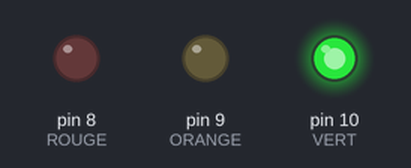
A sketch run on a simulated Arduino Uno, built with avr-gcc and run on an emulated ATmega328P. Parts: output pins drawn as LEDs (lit = HIGH).

Above: at 1.5 s.
At 3.5 s:
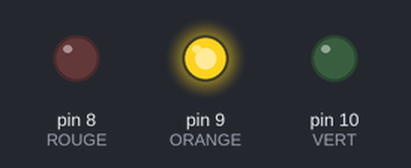
At 5.5 s:
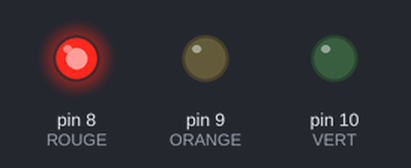
Timing chart, 0 to 9.1 s (numbered marks = the images above):
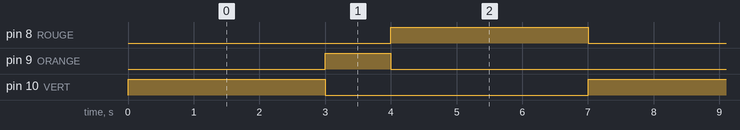

Measured:
- by itself, pin 8 (ROUGE), pin 10 (VERT): alternates HIGH for 3.0 s and LOW for 4.0 s
- by itself, pin 9 (ORANGE): alternates HIGH for 1.0 s and LOW for 6.0 s
- by itself, everything shown: repeats every 7.0 s, in 3 steps

The sketch:

09-projets.ino
```cpp
// GOMA PRO Devs — Arduino 09 — Projet feu tricolore
const int ROUGE = 8;
const int ORANGE = 9;
const int VERT = 10;
const int BOUTON = 2;

void setup() {
  pinMode(ROUGE, OUTPUT);
  pinMode(ORANGE, OUTPUT);
  pinMode(VERT, OUTPUT);
  pinMode(BOUTON, INPUT_PULLUP);
}

void eteindreTout() {
  digitalWrite(ROUGE, LOW);
  digitalWrite(ORANGE, LOW);
  digitalWrite(VERT, LOW);
}

void loop() {
  eteindreTout();
  digitalWrite(VERT, HIGH);
  delay(3000);

  eteindreTout();
  digitalWrite(ORANGE, HIGH);
  delay(1000);

  eteindreTout();
  digitalWrite(ROUGE, HIGH);
  delay(3000);
}
```
